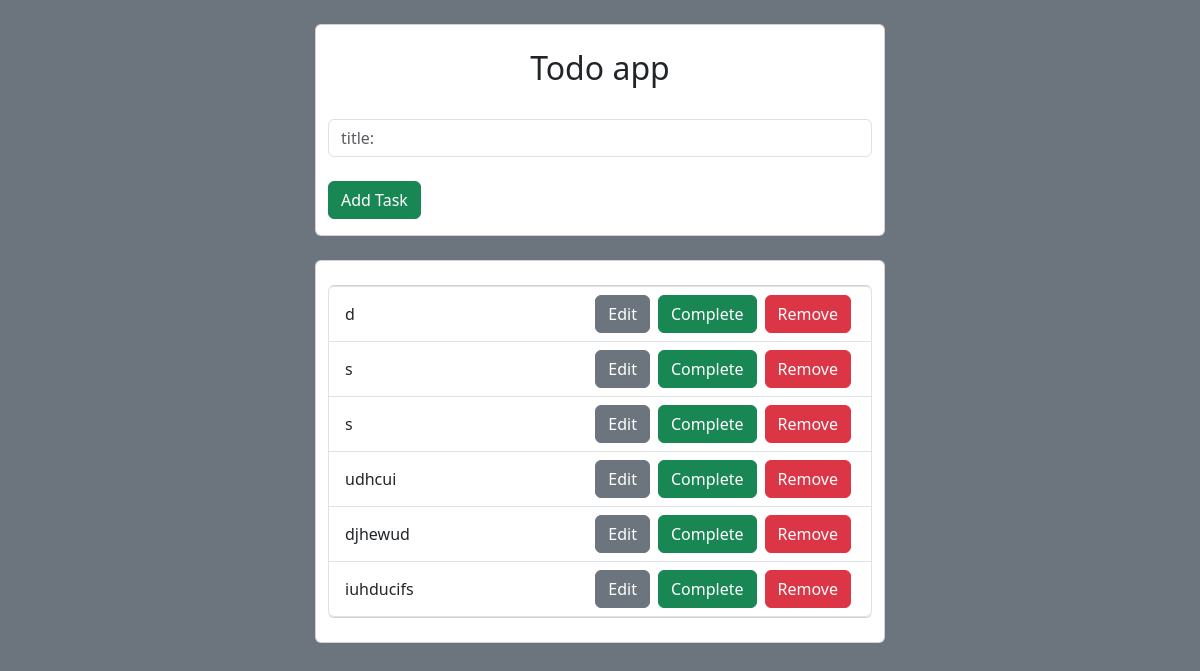
Before: / with the older database file.
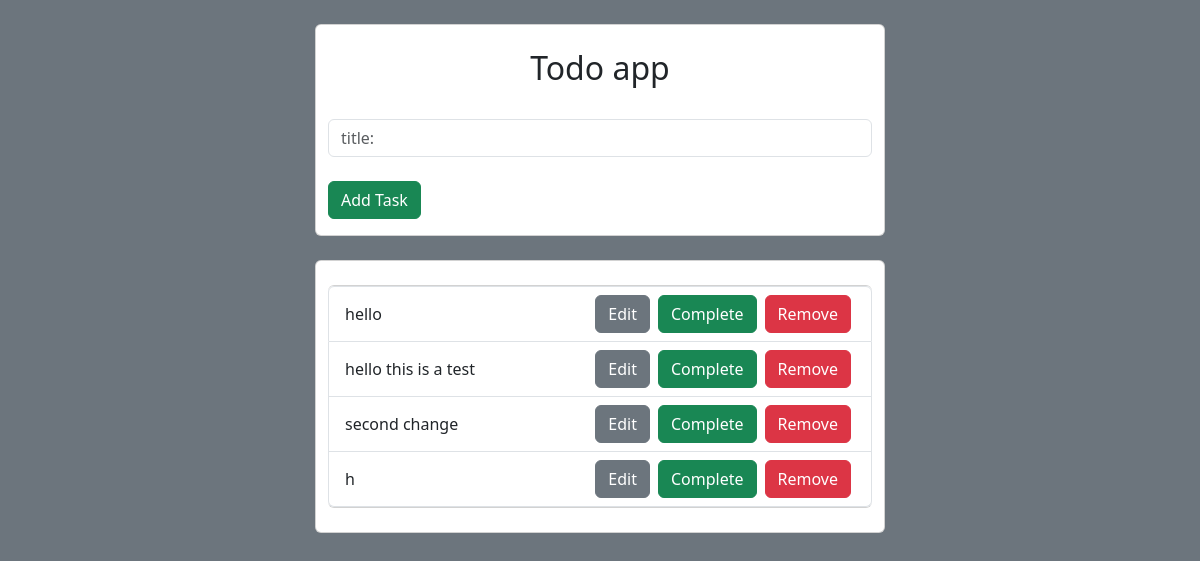
After: the same page with the newer database file.
### tasks/models.py (models this page shows, shortened)
class Task(models.Model):
    title = models.CharField(max_length=200)
    complete = models.BooleanField(default=False)
    created = models.DateTimeField(auto_now_add=True)

### tasks/views.py (the view)
# urls.py: path('', index, name="list"),
def index(request):
    tasks = Task.objects.all()
    form = TaskForm()
    context = {
        'tasks': tasks,
        'form': form,
    }
    if request.method == "POST":
        form = TaskForm(request.POST)
        if form.is_valid():
            form.save()
        return redirect('/')
    elif request.method == "GET":
        return render(request=request, template_name="tasks/list.html", context=context)

### tasks/forms.py
class TaskForm(forms.ModelForm):
    class Meta:
        model = Task
        fields = ['title']

### tasks/templates/tasks/list.html (shortened to what this page needs)
{% load bootstrap5 %}
{% bootstrap_css %}
{% load widget_tweaks %}
<!DOCTYPE html>
<html lang="en">
  <head>
  </head>
  <body class="bg-secondary container">
    <br />
    <div class="row">
      <div class="col-md-3"></div>
      <div class="col-md-6 card">
        <br />
        <h2 class="text-center">Todo app</h2>
        <br />
        <form method="POST" action="/">
          {% render_field form.title placeholder='title:' class='form-control' %}
          <br />
          <button type="submit" name="Create Task" class="btn btn-success">Add Task</button>
        </form>
      </div>
      <div class="col-md-3"></div>
    </div>
    <br />
    <div class="row">
      <div class="col-md-3"></div>
      <div class="col-md-6 card">
        <br />
        <ul class="list-group">
          {% for task in tasks %}
            {% if not task.complete %}
              <li class="list-group-item d-flex flex-row align-items-center justify-content-between">
                <span>{{ task.title }}</span>
                <div class="d-flex flex-row">
                  <button class="mx-1 btn btn-secondary"><a href="/update_task/{{task.id}}" class="text-decoration-none text-white">Edit</a></button>
                  <button class="mx-1 btn btn-success"><a href="/complete_task/{{task.id}}" class="text-decoration-none text-white">Complete</a></button>
                  <button class="mx-1 btn btn-danger"><a href="/remove_task/{{ task.id }}" class="text-decoration-none text-white">Remove</a></button>
                </div>
              </li>
            {% endif %}
          {% endfor %}
        </ul>
        <br />
      </div>
      <div class="col-md-3"></div>
    </div>
  </body>
</html>

Changed rows visible on the page:
removed Task: title "d"
removed Task: title "s"
removed Task: title "s"
removed Task: title "udhcui"
removed Task: title "djhewud"
removed Task: title "iuhducifs"
added Task: title "hello"
added Task: title "hello this is a test"
added Task: title "second change"
added Task: title "h"
